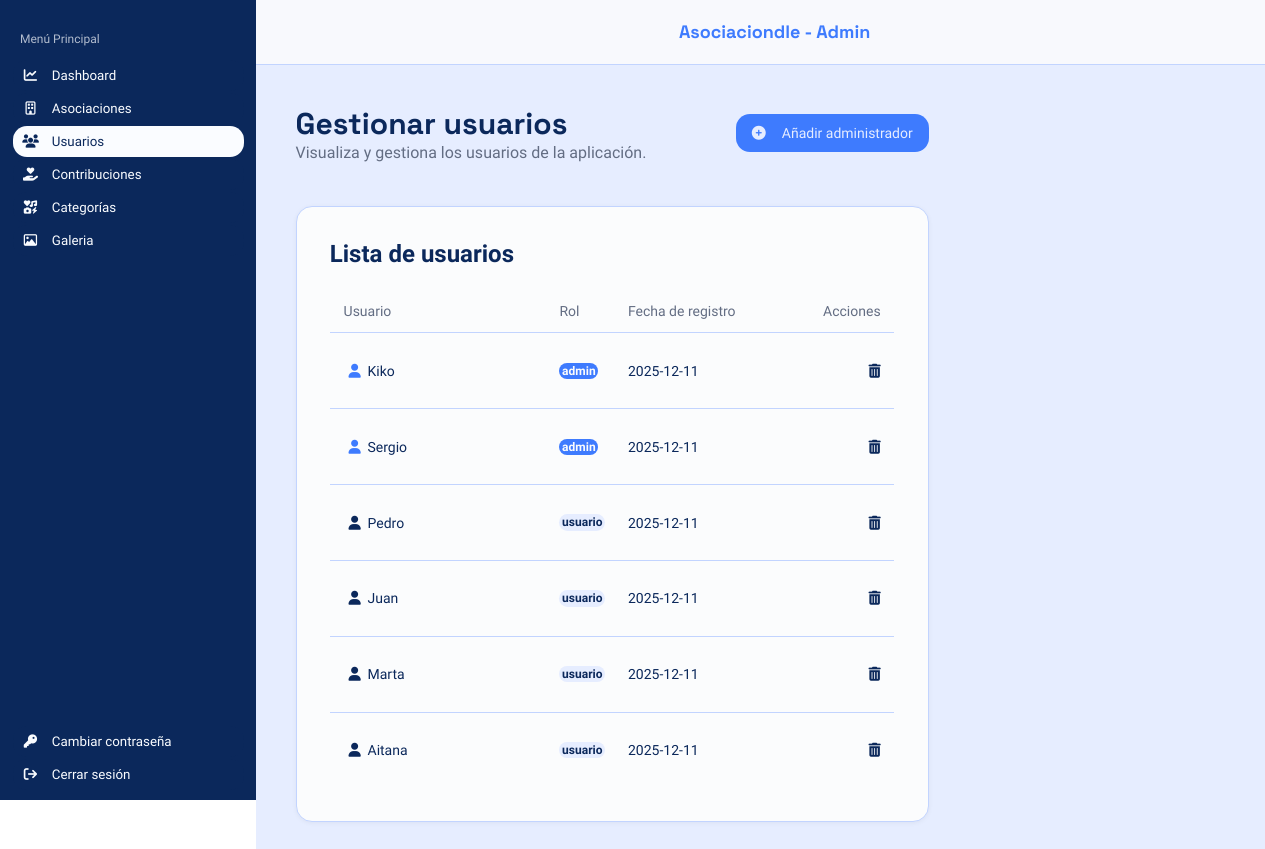
/php/index.php?c=Usuarios&m=cargarPagina, run on the app's committed database.
### tables this page shows
CREATE TABLE usuario(
	idUsuario SMALLINT UNSIGNED PRIMARY KEY AUTO_INCREMENT,
    nombre VARCHAR(50) NOT NULL,
    contrasenia VARCHAR(60) NOT NULL,
    permiso CHAR(1) NOT NULL DEFAULT 'U',
    correo VARCHAR(100) NOT NULL UNIQUE,
	fecha_registro DATE DEFAULT (CURRENT_DATE),
    visitas INT UNSIGNED DEFAULT '0'
);

### php/index.php (called while the page is built, shortened)
<?php
    $metodo = $_GET["m"] ?? METDEF;
    $objContro = new $instanciaControlador();
    $datos=$objContro->$metodo();
    include VISTAS.$objContro->vista;
?>

### php/config/conexion.php (called while the page is built, shortened)
<?php
    class Conexion{
        function __construct(){
            try{
                $this->conexion = new PDO("mysql:host=".SERVIDOR.";dbname=".BBDD,USUARIO,PASSWORD);
            }catch(PDOException $e){
                echo $e->getMessage();
            }
        }
    }
?>

### php/controladores/conUsuarios.php (called while the page is built, shortened)
<?php
    require_once __DIR__.'/../'.MODELO.'/modUsuarios.php';
    class ConUsuarios{
        public $modeloU;
        function __construct(){
            $this->modeloU = new ModUsuarios();
        }
        public function cargarPagina(){
            $datos = $this->modeloU->listar();
            return $datos;
        }
    }
?>

### php/modelos/modUsuarios.php (called while the page is built, shortened)
<?php
    require_once __DIR__.'/../config/conexion.php';
    class ModUsuarios extends Conexion{
        function listar(){
            $sql="SELECT *
                    FROM usuario
                    ORDER BY FIELD(permiso, 's', 'a', 'u'), permiso;";
            $stmt = $this->conexion->prepare($sql);
            $stmt->execute();
            $datos = $stmt->fetchAll(PDO::FETCH_ASSOC);
            return $datos;
        }
    }
?>

### php/vistas/admin/listarUsuarios.php (the view, shortened to what this page needs)
<html>
    <head>
        <link rel="stylesheet" href="../src/css/styleAdmin.css">
        <link rel="stylesheet" href="https://cdnjs.cloudflare.com/ajax/libs/font-awesome/6.5.0/css/all.min.css">
    </head>
    <body class="body-sergio">
        <header class="header-admin">
            <span>Asociaciondle - Admin</span>
        </header>
        <nav class="nav-admin">
            <h3>Menú Principal</h3>
            <ul>
                <li>
                    <a href="index.php?c=Dashboard&m=cargarPagina">
                        <button>
                            <i class="fa-solid fa-chart-line"></i>
                            <span>Dashboard</span>
                        </button>
                    </a>
                </li>
                <li>
                    <a href="index.php?c=Asociacion&m=listar">
                        <button>
                            <i class="fa-regular fa-building"></i>
                            <span>Asociaciones</span>
                        </button>
                    </a>
                </li>
                <li>
                    <a href="index.php?c=Usuarios&m=cargarPagina">
                        <button class="paginaSeleccionada">
                            <i class="fa-solid fa-users"></i>
                            <span>Usuarios</span>
                        </button>
                    </a>
                </li>
                <li>
                    <a href="index.php?c=Contribucion&m=listar">
                        <button>
                            <i class="fa-solid fa-hand-holding-heart"></i>
                            <span>Contribuciones</span>
                        </button>
                    </a>
                </li>
                <li>
                    <a href="index.php?c=Categorias&m=listar">
                        <button>
                            <i class="fa-solid fa-icons"></i>
                            <span>Categorías</span>
                        </button>
                    </a>
                </li>
                <li>
                    <a href="index.php?c=Galeria&m=cargarPagina">
                        <button>
                            <i class="fa-regular fa-image"></i>
                            <span>Galeria</span>
                        </button>
                    </a>
                </li>
            </ul>
            <ul class="ul-inferior">
                <li>
                    <a href="index.php?c=Usuario&m=cargarPagina">
                        <button>
                            <i class="fa-solid fa-key"></i>
                            <span>Cambiar contraseña</span>
                        </button>
                    </a>
                </li>
                <li>
                    <a href="index.php?c=Login&m=cerrarSesion">
                        <button>
                            <i class="fa-solid fa-arrow-right-from-bracket"></i>
                            <span>Cerrar sesión</span>
                        </button>
                    </a>
                </li>
            </ul>
        </nav>
        <main class="main-admin">
            <div class="grid-titulo-botón">
                <div class="titulo-y-subtitulo">
                    <h1 class="h1-admin">Gestionar usuarios</h1>
                    <p class="subtitulos-admin">Visualiza y gestiona los usuarios de la aplicación.</p>
                </div>
                <a href="index.php?c=CrearAdmin&m=cargarPagina" class="boton-añadir"><i class="fa-solid fa-circle-plus"></i>Añadir administrador</a>
            </div>
            <section class="seccion-regular query">
                <h2 class="h2-regular">Lista de usuarios</h2>
                <table class="tabla-usuarios">
                    <thead>
                        <tr>
                            <th>Usuario</th>
                            <th>Rol</th>
                            <th>Fecha de registro</th>
                            <th>Acciones</th>
                        </tr>
                    </thead>
                    <tbody>
                        <?php foreach ($datos as $fila): ?>
                            <tr>
                                <td>
                                    <?php
                                        if ($fila['permiso'] == 'S'){
                                            echo '<i class="fa-solid fa-user superadmin"></i>';
                                        }else if($fila['permiso'] == 'A'){
                                            echo '<i class="fa-solid fa-user admin"></i>';
                                        }else{
                                            echo '<i class="fa-solid fa-user"></i>';
                                        }
                                        echo $fila['nombre'];
                                    ?>
                                </td>
                                <td>
                                    <?php
                                        if ($fila['permiso'] == 'S'){
                                            echo '<span class="rol-superadmin">superadmin</span>';
                                        }else if($fila['permiso'] == 'A'){
                                            echo '<span class="rol-admin">admin</span>';
                                        }else{
                                            echo '<span>usuario</span>';
                                        }
                                    ?>
                                </td>
                                <td>
                                    <?= $fila['fecha_registro'] ?>
                                </td>
                                <td>
                                    <?php
                                        echo '<a href="index.php?c=Usuarios&m=borrar&idUsuario='.$fila['idUsuario'].'"><i class="fa-solid fa-trash-can"></i></a>';
                                    ?>
                                </td>
                            </tr>
                        <?php endforeach; ?>
                    </tbody>
                </table>
            </section>
        </main>
    </body>
</html>

### src/css/styleAdmin.css (style rules this page uses)
:root { --azul-marino: #0b285b; --azul-celeste: #3e7bfe; --azul-borde-header: #c2d4ff; --blanco-texto-boton: #fafcff; --blanco-fondo-header: rgba(245, 247, 252, 0.7); --blanco-fondo-main: #e6edff; --blanco-fondo-sections: #fbfcfd; --gris-titulo-nav: #b2bcce; --gris-subtitulo-main: #636d83; --rojo-superadmin: #ef4444; --fuente-header: "Space Grotesk", sans-serif; --fuente-titulos: "Space Grotesk", sans-serif; --fuente-titulo-nav: "PT Sans", sans-serif; --fuente-regular: "PT Sans", sans-serif; --colorFondo:#e6edff; --colorTitulo:#4B7BFC; --colorTituloFormulario:#102E59; --colorFondoFormulario:#FCFDFF; --colorBotonInicioYRegistro:#f4f6fa; --colorBotonInicioYCrearCuenta:#4B7BFC; --colorP:#6A6F81; --bordeRadius:10px; --colorLabel:#102E59; --fuenteTitulo:Space Grotesk; --fueteP:PT Sans; --blanco-fondo-header: rgba(245, 247, 252, 0.7); --azul-borde-header: #c2d4ff; }
.body-sergio { max-width: 100%; margin: 0; min-height: 100vh; }
@media (min-width: 1025px) { .body-sergio { max-width: 100%; margin: 0; min-height: 100vh; } }

### data on the page
usuario: permiso "A" (drawn), nombre "Kiko", fecha_registro "2025-12-11"
usuario: permiso "A" (drawn), nombre "Sergio", fecha_registro "2025-12-11"
usuario: permiso "U" (drawn), nombre "Pedro", fecha_registro "2025-12-11"
usuario: permiso "U" (drawn), nombre "Juan", fecha_registro "2025-12-11"
usuario: permiso "U" (drawn), nombre "Marta", fecha_registro "2025-12-11"
usuario: permiso "U" (drawn), nombre "Aitana", fecha_registro "2025-12-11"
